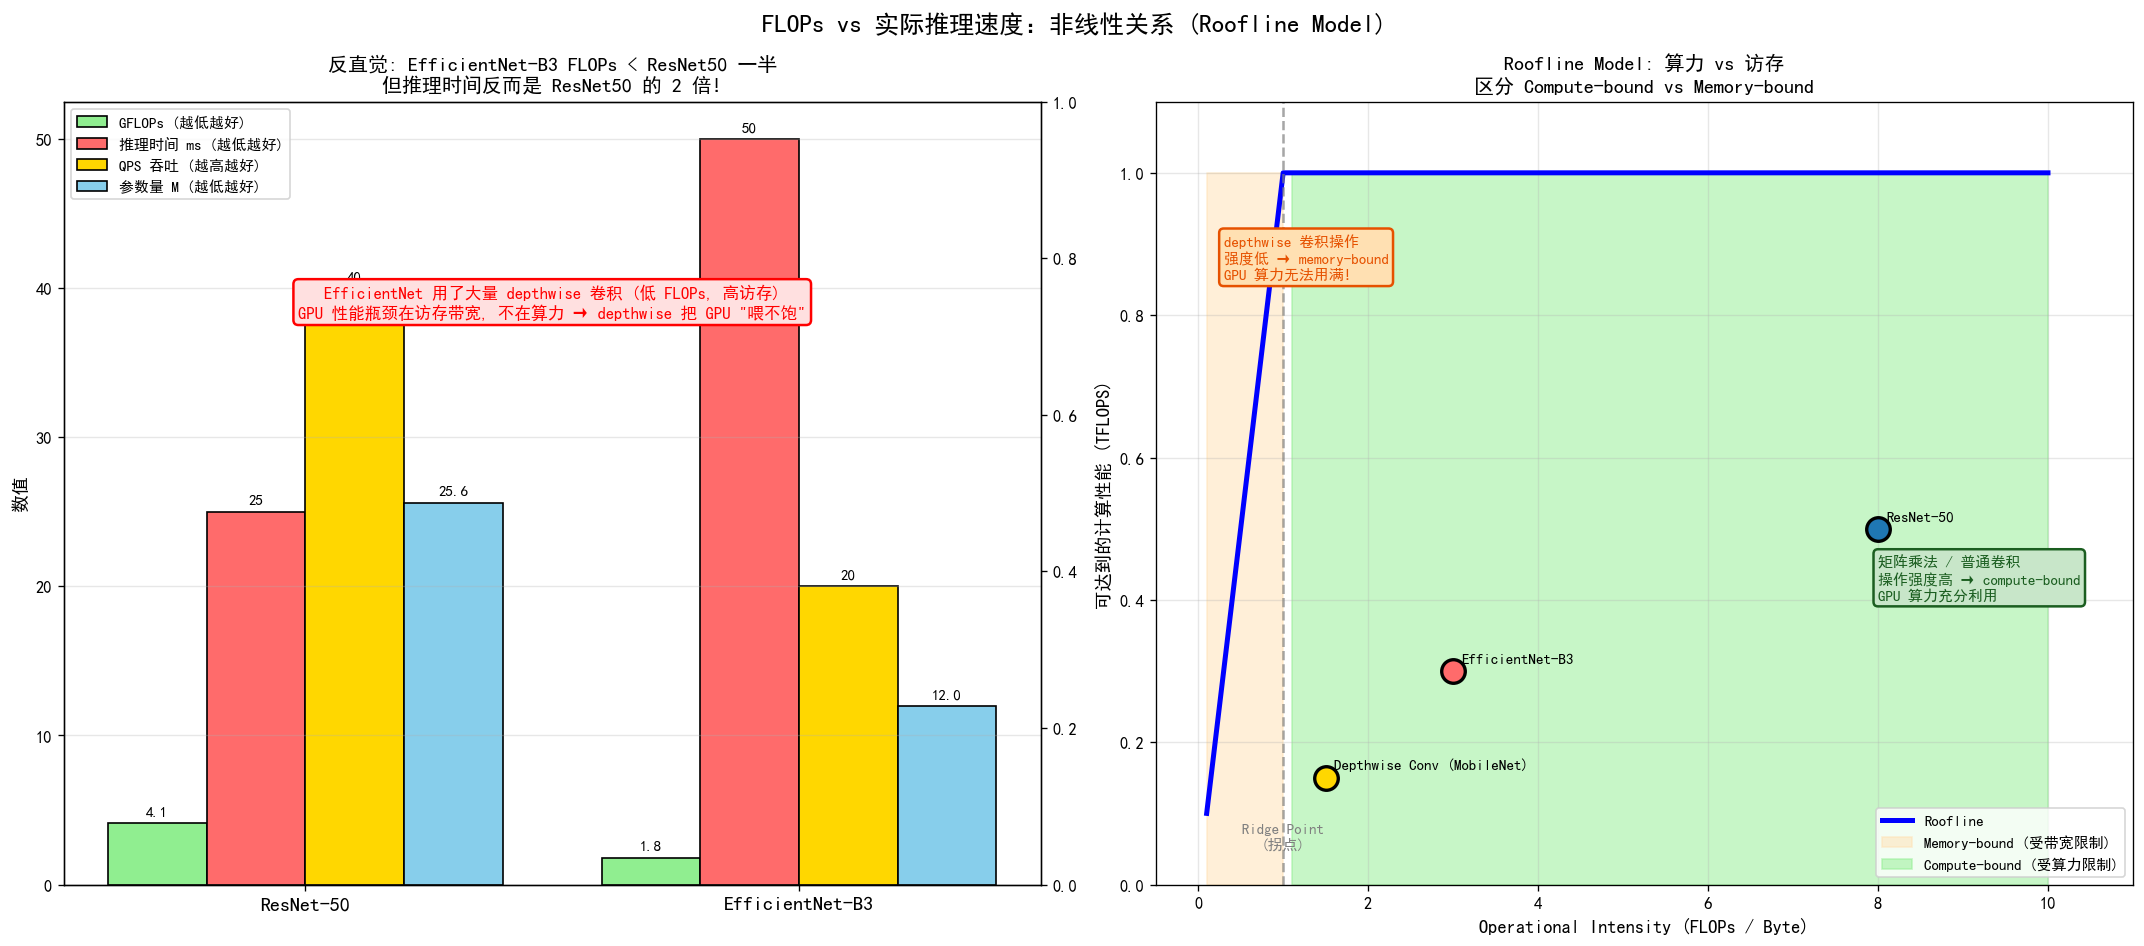

The Python source for this figure:
"""
FLOPs vs Actual Inference Speed (Non-Linear!)
=============================================
Visualizes the famous "EfficientNet paradox" - low FLOPs but slow inference.
Demonstrates Roofline Model: compute-bound vs memory-bound.

Output: assets/figures/10-8-flops-vs-speed.png
"""
import matplotlib.pyplot as plt
import matplotlib.patches as mpatches
from matplotlib.patches import FancyBboxPatch, Rectangle
import numpy as np


fig, axes = plt.subplots(1, 2, figsize=(18, 8))
fig.suptitle('FLOPs vs 实际推理速度：非线性关系 (Roofline Model)',
             fontsize=15, fontweight='bold', y=0.98)


# === Left: Famous case - ResNet50 vs EfficientNet-B3 ===
ax = axes[0]

models = ['ResNet-50', 'EfficientNet-B3']
flops_g = [4.1, 1.8]      # GFLOPs
inf_time_ms = [25, 50]    # ms per image (lower = faster)
qps = [40, 20]            # queries per second
params_m = [25.6, 12.0]   # million params

x = np.arange(len(models))
width = 0.2

# 4 metrics
ax2 = ax.twinx()

# GFLOPs (lower is better)
bars1 = ax.bar(x - 1.5*width, flops_g, width, label='GFLOPs (越低越好)', color='#90EE90', edgecolor='black')
# Inference time
bars2 = ax.bar(x - 0.5*width, inf_time_ms, width, label='推理时间 ms (越低越好)', color='#FF6B6B', edgecolor='black')
# QPS
bars3 = ax.bar(x + 0.5*width, qps, width, label='QPS 吞吐 (越高越好)', color='#FFD700', edgecolor='black')
# Params
bars4 = ax.bar(x + 1.5*width, params_m, width, label='参数量 M (越低越好)', color='#87CEEB', edgecolor='black')

ax.set_xticks(x)
ax.set_xticklabels(models, fontsize=12, fontweight='bold')
ax.set_ylabel('数值', fontsize=11, fontweight='bold')
ax.set_title('反直觉: EfficientNet-B3 FLOPs < ResNet50 一半\n但推理时间反而是 ResNet50 的 2 倍!',
             fontsize=12, fontweight='bold')
ax.legend(loc='upper left', fontsize=9)
ax.grid(axis='y', alpha=0.3)

# Add value labels
for bars, vals in [(bars1, flops_g), (bars2, inf_time_ms), (bars3, qps), (bars4, params_m)]:
    for bar, val in zip(bars, vals):
        ax.text(bar.get_x() + bar.get_width()/2, bar.get_height() + 0.5,
                f'{val}', ha='center', fontsize=9, fontweight='bold')

# Add the key insight
ax.text(0.5, 38,
        'EfficientNet 用了大量 depthwise 卷积 (低 FLOPs, 高访存)\n'
        'GPU 性能瓶颈在访存带宽, 不在算力 → depthwise 把 GPU "喂不饱"',
        ha='center', fontsize=10, color='red', fontweight='bold',
        bbox=dict(boxstyle='round', facecolor='#FFE0E0', edgecolor='red', lw=1.5))


# === Right: Roofline Model ===
ax = axes[1]
ax.set_xlim(-0.5, 11)
ax.set_ylim(0, 1.1)

# X axis: Operational Intensity (FLOPs / Byte)
x = np.linspace(0.1, 10, 100)
# Peak compute = 1 (normalized)
peak_compute = np.ones_like(x)
# Memory bandwidth line: compute = bandwidth * intensity
# bandwidth normalized such that ridge point is at x=1
ridge_point = 1
bandwidth_line = x / ridge_point

# Memory-bound region (left of ridge)
memory_bound_mask = x <= ridge_point
# Compute-bound region (right of ridge)
compute_bound_mask = x > ridge_point

# Plot the roofline
ax.plot(x, np.minimum(peak_compute, bandwidth_line), 'b-', lw=3, label='Roofline')

# Fill regions
ax.fill_between(x[memory_bound_mask], 0, peak_compute[memory_bound_mask],
                  color='#FFE0B2', alpha=0.5, label='Memory-bound (受带宽限制)')
ax.fill_between(x[compute_bound_mask], 0, peak_compute[compute_bound_mask],
                  color='#90EE90', alpha=0.5, label='Compute-bound (受算力限制)')

# Mark some typical models
models = [
    ('ResNet-50', 8, 0.5, '#1F77B4'),
    ('EfficientNet-B3', 3, 0.3, '#FF6B6B'),
    ('Depthwise Conv (MobileNet)', 1.5, 0.15, '#FFD700'),
    ('MatMul (Transformer)', 30, 0.95, '#4CAF50'),
]

for name, op_int, compute, color in models:
    ax.scatter([op_int], [compute], s=200, c=color, edgecolor='black', linewidth=2, zorder=5)
    ax.annotate(name, (op_int, compute), xytext=(5, 5), textcoords='offset points',
                fontsize=9, fontweight='bold')

# Ridge point
ax.axvline(ridge_point, color='gray', linestyle='--', lw=1.5, alpha=0.7)
ax.text(ridge_point, 0.05, 'Ridge Point\n(拐点)', ha='center', fontsize=9, color='gray')

ax.set_xlabel('Operational Intensity (FLOPs / Byte)', fontsize=11, fontweight='bold')
ax.set_ylabel('可达到的计算性能 (TFLOPS)', fontsize=11, fontweight='bold')
ax.set_title('Roofline Model: 算力 vs 访存\n区分 Compute-bound vs Memory-bound',
             fontsize=12, fontweight='bold')
ax.legend(loc='lower right', fontsize=9)
ax.grid(True, alpha=0.3)

# Add insight
ax.text(0.3, 0.85,
        'depthwise 卷积操作\n强度低 → memory-bound\nGPU 算力无法用满!',
        fontsize=9, color='#E65100', fontweight='bold',
        bbox=dict(boxstyle='round', facecolor='#FFE0B2', edgecolor='#E65100', lw=1.5))

ax.text(8, 0.4,
        '矩阵乘法 / 普通卷积\n操作强度高 → compute-bound\nGPU 算力充分利用',
        fontsize=9, color='#1B5E20', fontweight='bold',
        bbox=dict(boxstyle='round', facecolor='#C8E6C9', edgecolor='#1B5E20', lw=1.5))

plt.tight_layout()
plt.savefig('assets/figures/10-8-flops-vs-speed.png', dpi=120, bbox_inches='tight', facecolor='white')
print('  ✓ Saved: assets/figures/10-8-flops-vs-speed.png')
